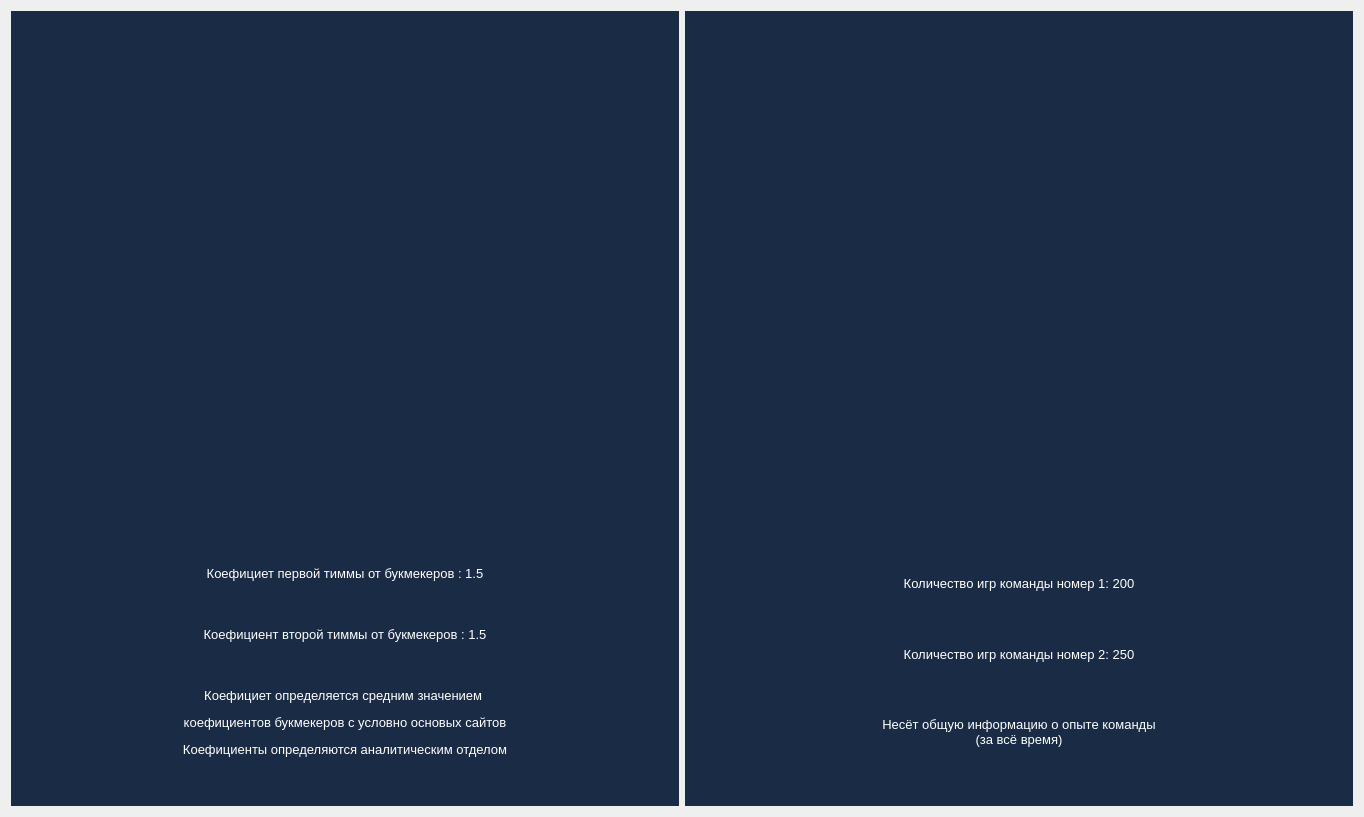
      <widget class="QWidget" name="coefficient_and_win_tab">
       <attribute name="title">
        <string>Коефициент и общий опыт</string>
       </attribute>
       <layout class="QHBoxLayout" name="horizontalLayout">
        <item>
         <widget class="QGroupBox" name="coefficient_box">
          <property name="styleSheet">
           <string notr="true">background-color: rgb(25, 43, 69);
border: rgb(25, 43, 69);</string>
          </property>
          <property name="title">
           <string/>
          </property>
          <layout class="QGridLayout" name="gridLayout_8">
           <item row="5" column="0">
            <spacer name="verticalSpacer_19">
             <property name="orientation">
              <enum>Qt::Vertical</enum>
             </property>
             <property name="sizeHint" stdset="0">
              <size>
               <width>20</width>
               <height>40</height>
              </size>
             </property>
            </spacer>
           </item>
           <item row="3" column="0">
            <spacer name="verticalSpacer_18">
             <property name="orientation">
              <enum>Qt::Vertical</enum>
             </property>
             <property name="sizeHint" stdset="0">
              <size>
               <width>20</width>
               <height>40</height>
              </size>
             </property>
            </spacer>
           </item>
           <item row="6" column="0">
            <widget class="QLabel" name="text_for_grapics_one">
             <property name="styleSheet">
              <string notr="true">color: rgb(255, 255, 255);</string>
             </property>
             <property name="text">
              <string>&lt;html&gt;&lt;head/&gt;&lt;body&gt;&lt;p align=&quot;center&quot;&gt;&lt;span style=&quot; font-size:10pt;&quot;&gt;Коефициет определяется средним значением &lt;/span&gt;&lt;/p&gt;&lt;p align=&quot;center&quot;&gt;&lt;span style=&quot; font-size:10pt;&quot;&gt;коефициентов букмекеров с условно основых сайтов&lt;/span&gt;&lt;/p&gt;&lt;p align=&quot;center&quot;&gt;&lt;span style=&quot; font-size:10pt;&quot;&gt;Коефициенты определяются аналитическим отделом&lt;/span&gt;&lt;/p&gt;&lt;/body&gt;&lt;/html&gt;</string>
             </property>
            </widget>
           </item>
           <item row="4" column="0">
            <widget class="QLabel" name="second_coefficient_label">
             <property name="styleSheet">
              <string notr="true">color: rgb(255, 255, 255);</string>
             </property>
             <property name="text">
              <string>&lt;html&gt;&lt;head/&gt;&lt;body&gt;&lt;p align=&quot;center&quot;&gt;&lt;span style=&quot; font-size:10pt;&quot;&gt;Коефициент второй тиммы от букмекеров : 1.5&lt;/span&gt;&lt;/p&gt;&lt;/body&gt;&lt;/html&gt;</string>
             </property>
            </widget>
           </item>
           <item row="0" column="0">
            <widget class="QLabel" name="coefficient_graphics">
             <property name="minimumSize">
              <size>
               <width>650</width>
               <height>500</height>
              </size>
             </property>
             <property name="maximumSize">
              <size>
               <width>650</width>
               <height>500</height>
              </size>
             </property>
             <property name="text">
              <string/>
             </property>
            </widget>
           </item>
           <item row="7" column="0">
            <spacer name="verticalSpacer_2">
             <property name="orientation">
              <enum>Qt::Vertical</enum>
             </property>
             <property name="sizeHint" stdset="0">
              <size>
               <width>20</width>
               <height>40</height>
              </size>
             </property>
            </spacer>
           </item>
           <item row="2" column="0">
            <widget class="QLabel" name="first_coefficient_label">
             <property name="styleSheet">
              <string notr="true">color: rgb(255, 255, 255);</string>
             </property>
             <property name="text">
              <string>&lt;html&gt;&lt;head/&gt;&lt;body&gt;&lt;p align=&quot;center&quot;&gt;&lt;span style=&quot; font-size:10pt;&quot;&gt;Коефициет первой тиммы от букмекеров : 1.5&lt;/span&gt;&lt;/p&gt;&lt;/body&gt;&lt;/html&gt;</string>
             </property>
            </widget>
           </item>
           <item row="1" column="0">
            <spacer name="verticalSpacer_15">
             <property name="orientation">
              <enum>Qt::Vertical</enum>
             </property>
             <property name="sizeHint" stdset="0">
              <size>
               <width>20</width>
               <height>40</height>
              </size>
             </property>
            </spacer>
           </item>
          </layout>
         </widget>
        </item>
        <item>
         <widget class="QGroupBox" name="gloval_score_box">
          <property name="styleSheet">
           <string notr="true">background-color: rgb(25, 43, 69);
border: rgb(25, 43, 69);</string>
          </property>
          <property name="title">
           <string/>
          </property>
          <layout class="QGridLayout" name="gridLayout_9">
           <item row="1" column="0">
            <spacer name="verticalSpacer_13">
             <property name="orientation">
              <enum>Qt::Vertical</enum>
             </property>
             <property name="sizeHint" stdset="0">
              <size>
               <width>20</width>
               <height>40</height>
              </size>
             </property>
            </spacer>
           </item>
           <item row="2" column="0">
            <widget class="QLabel" name="col_win_team_one_label">
             <property name="styleSheet">
              <string notr="true">color: rgb(255, 255, 255);</string>
             </property>
             <property name="text">
              <string>&lt;html&gt;&lt;head/&gt;&lt;body&gt;&lt;p align=&quot;center&quot;&gt;&lt;span style=&quot; font-size:10pt;&quot;&gt;Количество игр команды номер 1: 200&lt;/span&gt;&lt;/p&gt;&lt;/body&gt;&lt;/html&gt;</string>
             </property>
            </widget>
           </item>
           <item row="6" column="0">
            <widget class="QLabel" name="text_for_graphics_win">
             <property name="styleSheet">
              <string notr="true">color: rgb(255, 255, 255);</string>
             </property>
             <property name="text">
              <string>&lt;html&gt;&lt;head/&gt;&lt;body&gt;&lt;p align=&quot;center&quot;&gt;&lt;span style=&quot; font-size:10pt;&quot;&gt;Несёт общую информацию о опыте команды&lt;br/&gt;(за всё время)&lt;/span&gt;&lt;/p&gt;&lt;/body&gt;&lt;/html&gt;</string>
             </property>
            </widget>
           </item>
           <item row="5" column="0">
            <spacer name="verticalSpacer_16">
             <property name="orientation">
              <enum>Qt::Vertical</enum>
             </property>
             <property name="sizeHint" stdset="0">
              <size>
               <width>20</width>
               <height>40</height>
              </size>
             </property>
            </spacer>
           </item>
           <item row="3" column="0">
            <spacer name="verticalSpacer_14">
             <property name="orientation">
              <enum>Qt::Vertical</enum>
             </property>
             <property name="sizeHint" stdset="0">
              <size>
               <width>20</width>
               <height>40</height>
              </size>
             </property>
            </spacer>
           </item>
           <item row="4" column="0">
            <widget class="QLabel" name="col_win_team_two_label">
             <property name="styleSheet">
              <string notr="true">color: rgb(255, 255, 255);</string>
             </property>
             <property name="text">
              <string>&lt;html&gt;&lt;head/&gt;&lt;body&gt;&lt;p align=&quot;center&quot;&gt;&lt;span style=&quot; font-size:10pt;&quot;&gt;Количество игр команды номер 2: 250&lt;/span&gt;&lt;/p&gt;&lt;/body&gt;&lt;/html&gt;</string>
             </property>
            </widget>
           </item>
           <item row="7" column="0">
            <spacer name="verticalSpacer_12">
             <property name="orientation">
              <enum>Qt::Vertical</enum>
             </property>
             <property name="sizeHint" stdset="0">
              <size>
               <width>20</width>
               <height>40</height>
              </size>
             </property>
            </spacer>
           </item>
           <item row="0" column="0">
            <widget class="QLabel" name="graphics_experience">
             <property name="minimumSize">
              <size>
               <width>650</width>
               <height>500</height>
              </size>
             </property>
             <property name="maximumSize">
              <size>
               <width>650</width>
               <height>500</height>
              </size>
             </property>
             <property name="text">
              <string/>
             </property>
            </widget>
           </item>
          </layout>
         </widget>
        </item>
       </layout>
      </widget>
